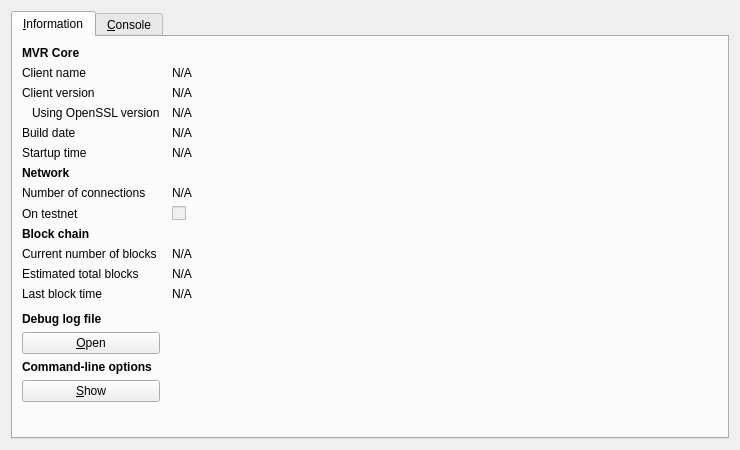
<?xml version="1.0" encoding="UTF-8"?>
<ui version="4.0">
 <class>RPCConsole</class>
 <widget class="QDialog" name="RPCConsole">
  <property name="geometry">
   <rect>
    <x>0</x>
    <y>0</y>
    <width>740</width>
    <height>450</height>
   </rect>
  </property>
  <property name="windowTitle">
   <string>MVR - Debug window</string>
  </property>
  <layout class="QVBoxLayout" name="verticalLayout_2">
   <item>
    <widget class="QTabWidget" name="tabWidget">
     <property name="currentIndex">
      <number>0</number>
     </property>
     <widget class="QWidget" name="tab_info">
      <attribute name="title">
       <string>&amp;Information</string>
      </attribute>
      <layout class="QGridLayout" name="gridLayout" columnstretch="0,1">
       <property name="horizontalSpacing">
        <number>12</number>
       </property>
       <item row="0" column="0">
        <widget class="QLabel" name="label_9">
         <property name="font">
          <font>
           <weight>75</weight>
           <bold>true</bold>
          </font>
         </property>
         <property name="text">
          <string>MVR Core</string>
         </property>
        </widget>
       </item>
       <item row="1" column="0">
        <widget class="QLabel" name="label_5">
         <property name="text">
          <string>Client name</string>
         </property>
        </widget>
       </item>
       <item row="1" column="1">
        <widget class="QLabel" name="clientName">
         <property name="cursor">
          <cursorShape>IBeamCursor</cursorShape>
         </property>
         <property name="text">
          <string>N/A</string>
         </property>
         <property name="textFormat">
          <enum>Qt::PlainText</enum>
         </property>
         <property name="textInteractionFlags">
          <set>Qt::LinksAccessibleByMouse|Qt::TextSelectableByKeyboard|Qt::TextSelectableByMouse</set>
         </property>
        </widget>
       </item>
       <item row="2" column="0">
        <widget class="QLabel" name="label_6">
         <property name="text">
          <string>Client version</string>
         </property>
        </widget>
       </item>
       <item row="2" column="1">
        <widget class="QLabel" name="clientVersion">
         <property name="cursor">
          <cursorShape>IBeamCursor</cursorShape>
         </property>
         <property name="text">
          <string>N/A</string>
         </property>
         <property name="textFormat">
          <enum>Qt::PlainText</enum>
         </property>
         <property name="textInteractionFlags">
          <set>Qt::LinksAccessibleByMouse|Qt::TextSelectableByKeyboard|Qt::TextSelectableByMouse</set>
         </property>
        </widget>
       </item>
       <item row="3" column="0">
        <widget class="QLabel" name="label_14">
         <property name="text">
          <string>Using OpenSSL version</string>
         </property>
         <property name="indent">
          <number>10</number>
         </property>
        </widget>
       </item>
       <item row="3" column="1">
        <widget class="QLabel" name="openSSLVersion">
         <property name="cursor">
          <cursorShape>IBeamCursor</cursorShape>
         </property>
         <property name="text">
          <string>N/A</string>
         </property>
         <property name="textFormat">
          <enum>Qt::PlainText</enum>
         </property>
         <property name="textInteractionFlags">
          <set>Qt::LinksAccessibleByMouse|Qt::TextSelectableByKeyboard|Qt::TextSelectableByMouse</set>
         </property>
        </widget>
       </item>
       <item row="4" column="0">
        <widget class="QLabel" name="label_12">
         <property name="text">
          <string>Build date</string>
         </property>
        </widget>
       </item>
       <item row="4" column="1">
        <widget class="QLabel" name="buildDate">
         <property name="cursor">
          <cursorShape>IBeamCursor</cursorShape>
         </property>
         <property name="text">
          <string>N/A</string>
         </property>
         <property name="textFormat">
          <enum>Qt::PlainText</enum>
         </property>
         <property name="textInteractionFlags">
          <set>Qt::LinksAccessibleByMouse|Qt::TextSelectableByKeyboard|Qt::TextSelectableByMouse</set>
         </property>
        </widget>
       </item>
       <item row="5" column="0">
        <widget class="QLabel" name="label_13">
         <property name="text">
          <string>Startup time</string>
         </property>
        </widget>
       </item>
       <item row="5" column="1">
        <widget class="QLabel" name="startupTime">
         <property name="cursor">
          <cursorShape>IBeamCursor</cursorShape>
         </property>
         <property name="text">
          <string>N/A</string>
         </property>
         <property name="textFormat">
          <enum>Qt::PlainText</enum>
         </property>
         <property name="textInteractionFlags">
          <set>Qt::LinksAccessibleByMouse|Qt::TextSelectableByKeyboard|Qt::TextSelectableByMouse</set>
         </property>
        </widget>
       </item>
       <item row="6" column="0">
        <widget class="QLabel" name="label_11">
         <property name="font">
          <font>
           <weight>75</weight>
           <bold>true</bold>
          </font>
         </property>
         <property name="text">
          <string>Network</string>
         </property>
        </widget>
       </item>
       <item row="7" column="0">
        <widget class="QLabel" name="label_7">
         <property name="text">
          <string>Number of connections</string>
         </property>
        </widget>
       </item>
       <item row="7" column="1">
        <widget class="QLabel" name="numberOfConnections">
         <property name="cursor">
          <cursorShape>IBeamCursor</cursorShape>
         </property>
         <property name="text">
          <string>N/A</string>
         </property>
         <property name="textFormat">
          <enum>Qt::PlainText</enum>
         </property>
         <property name="textInteractionFlags">
          <set>Qt::LinksAccessibleByMouse|Qt::TextSelectableByKeyboard|Qt::TextSelectableByMouse</set>
         </property>
        </widget>
       </item>
       <item row="8" column="0">
        <widget class="QLabel" name="label_8">
         <property name="text">
          <string>On testnet</string>
         </property>
        </widget>
       </item>
       <item row="8" column="1">
        <widget class="QCheckBox" name="isTestNet">
         <property name="enabled">
          <bool>false</bool>
         </property>
         <property name="text">
          <string/>
         </property>
        </widget>
       </item>
       <item row="9" column="0">
        <widget class="QLabel" name="label_10">
         <property name="font">
          <font>
           <weight>75</weight>
           <bold>true</bold>
          </font>
         </property>
         <property name="text">
          <string>Block chain</string>
         </property>
        </widget>
       </item>
       <item row="10" column="0">
        <widget class="QLabel" name="label_3">
         <property name="text">
          <string>Current number of blocks</string>
         </property>
        </widget>
       </item>
       <item row="10" column="1">
        <widget class="QLabel" name="numberOfBlocks">
         <property name="cursor">
          <cursorShape>IBeamCursor</cursorShape>
         </property>
         <property name="text">
          <string>N/A</string>
         </property>
         <property name="textFormat">
          <enum>Qt::PlainText</enum>
         </property>
         <property name="textInteractionFlags">
          <set>Qt::LinksAccessibleByMouse|Qt::TextSelectableByKeyboard|Qt::TextSelectableByMouse</set>
         </property>
        </widget>
       </item>
       <item row="11" column="0">
        <widget class="QLabel" name="label_4">
         <property name="text">
          <string>Estimated total blocks</string>
         </property>
        </widget>
       </item>
       <item row="11" column="1">
        <widget class="QLabel" name="totalBlocks">
         <property name="cursor">
          <cursorShape>IBeamCursor</cursorShape>
         </property>
         <property name="text">
          <string>N/A</string>
         </property>
         <property name="textFormat">
          <enum>Qt::PlainText</enum>
         </property>
         <property name="textInteractionFlags">
          <set>Qt::LinksAccessibleByMouse|Qt::TextSelectableByKeyboard|Qt::TextSelectableByMouse</set>
         </property>
        </widget>
       </item>
       <item row="12" column="0">
        <widget class="QLabel" name="label_2">
         <property name="text">
          <string>Last block time</string>
         </property>
        </widget>
       </item>
       <item row="12" column="1">
        <widget class="QLabel" name="lastBlockTime">
         <property name="cursor">
          <cursorShape>IBeamCursor</cursorShape>
         </property>
         <property name="text">
          <string>N/A</string>
         </property>
         <property name="textFormat">
          <enum>Qt::PlainText</enum>
         </property>
         <property name="textInteractionFlags">
          <set>Qt::LinksAccessibleByMouse|Qt::TextSelectableByKeyboard|Qt::TextSelectableByMouse</set>
         </property>
        </widget>
       </item>
       <item row="13" column="0">
        <spacer name="verticalSpacer_2">
         <property name="orientation">
          <enum>Qt::Vertical</enum>
         </property>
         <property name="sizeHint" stdset="0">
          <size>
           <width>20</width>
           <height>20</height>
          </size>
         </property>
        </spacer>
       </item>
       <item row="14" column="0">
        <widget class="QLabel" name="labelDebugLogfile">
         <property name="font">
          <font>
           <weight>75</weight>
           <bold>true</bold>
          </font>
         </property>
         <property name="text">
          <string>Debug log file</string>
         </property>
        </widget>
       </item>
       <item row="15" column="0">
        <widget class="QPushButton" name="openDebugLogfileButton">
         <property name="toolTip">
          <string>Open the MVR debug log file from the current data directory. This can take a few seconds for large log files.</string>
         </property>
         <property name="text">
          <string>&amp;Open</string>
         </property>
         <property name="autoDefault">
          <bool>false</bool>
         </property>
        </widget>
       </item>
       <item row="16" column="0">
        <widget class="QLabel" name="labelCLOptions">
         <property name="font">
          <font>
           <weight>75</weight>
           <bold>true</bold>
          </font>
         </property>
         <property name="text">
          <string>Command-line options</string>
         </property>
        </widget>
       </item>
       <item row="17" column="0">
        <widget class="QPushButton" name="showCLOptionsButton">
         <property name="toolTip">
          <string>Show the MVR-Qt help message to get a list with possible MVR command-line options.</string>
         </property>
         <property name="text">
          <string>&amp;Show</string>
         </property>
         <property name="autoDefault">
          <bool>false</bool>
         </property>
        </widget>
       </item>
       <item row="18" column="0">
        <spacer name="verticalSpacer">
         <property name="orientation">
          <enum>Qt::Vertical</enum>
         </property>
         <property name="sizeHint" stdset="0">
          <size>
           <width>20</width>
           <height>40</height>
          </size>
         </property>
        </spacer>
       </item>
      </layout>
     </widget>
     <widget class="QWidget" name="tab_console">
      <attribute name="title">
       <string>&amp;Console</string>
      </attribute>
      <layout class="QVBoxLayout" name="verticalLayout_3">
       <property name="spacing">
        <number>3</number>
       </property>
       <item>
        <widget class="QTextEdit" name="messagesWidget">
         <property name="minimumSize">
          <size>
           <width>0</width>
           <height>100</height>
          </size>
         </property>
         <property name="readOnly">
          <bool>true</bool>
         </property>
         <property name="tabKeyNavigation" stdset="0">
          <bool>false</bool>
         </property>
         <property name="columnCount" stdset="0">
          <number>2</number>
         </property>
        </widget>
       </item>
       <item>
        <layout class="QHBoxLayout" name="horizontalLayout">
         <property name="spacing">
          <number>3</number>
         </property>
         <item>
          <widget class="QLabel" name="label">
           <property name="text">
            <string notr="true">&gt;</string>
           </property>
          </widget>
         </item>
         <item>
          <widget class="QLineEdit" name="lineEdit"/>
         </item>
         <item>
          <widget class="QPushButton" name="clearButton">
           <property name="maximumSize">
            <size>
             <width>24</width>
             <height>24</height>
            </size>
           </property>
           <property name="toolTip">
            <string>Clear console</string>
           </property>
           <property name="text">
            <string/>
           </property>
           <property name="icon">
            <iconset resource="../bitcoin.qrc">
             <normaloff>:/icons/remove</normaloff>:/icons/remove</iconset>
           </property>
           <property name="shortcut">
            <string notr="true">Ctrl+L</string>
           </property>
           <property name="autoDefault">
            <bool>false</bool>
           </property>
          </widget>
         </item>
        </layout>
       </item>
      </layout>
     </widget>
    </widget>
   </item>
  </layout>
 </widget>
 <resources>
  <include location="../bitcoin.qrc"/>
 </resources>
 <connections/>
</ui>
